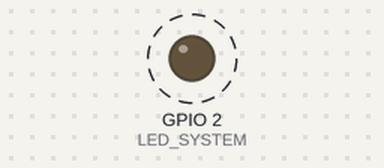
Bench run of a sketch on a simulated ESP32. On the bench: output pins drawn as LEDs (lit = HIGH). Dashed ring = blinking. I2S audio is not simulated (input reads silence); what the sketch prints to the serial monitor is not drawn.

Above: at 0.5 s.
Timing chart, 0 to 4.6 s (numbered marks = the images above):
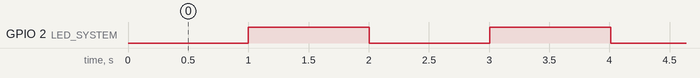

Measured:
- by itself, GPIO 2 (LED_SYSTEM): alternates HIGH for 1.0 s and LOW for 1.0 s

The sketch:

simple_tone_test.ino
```cpp
/*
 * Test Simple de Sonido - ESP32-A1S AudioKit 2.2
 * Genera un tono de 440 Hz por la salida LOUT (Left Output)
 *
 * Hardware: ESP32-A1S AudioKit 2.2
 * Salida: Jack de auriculares (solo canal izquierdo)
 * Frecuencia: 440 Hz (nota La4)
 *
 * Sin dependencias externas - solo I2S nativo del ESP32
 */

#include "driver/i2s.h"
#include <math.h>

// Pines I2S para ESP32-A1S AudioKit 2.2
#define I2S_BCLK      27    // Bit Clock
#define I2S_LRC       26    // Left/Right Clock
#define I2S_DOUT      25    // Data Output -> LOUT
#define LED_SYSTEM    2     // LED indicador de actividad

// Parámetros de audio
#define SAMPLE_RATE   16000 // Frecuencia de muestreo (Hz)
#define TONE_FREQ     440   // Frecuencia del tono (Hz)
#define WAVE_SAMPLES  64    // Número de muestras en la tabla de onda
#define AMPLITUDE     16000 // Amplitud del tono (50% del máximo)

// Buffer para la onda senoidal pre-calculada
int16_t sineWave[WAVE_SAMPLES];

// Variables para el loop principal
unsigned long lastLedToggle = 0;
bool ledState = false;

void setup() {
  Serial.begin(115200);
  Serial.println("\n=== Test Simple de Sonido ESP32-A1S AudioKit 2.2 ===");
  Serial.println("Generando tono de 440 Hz por salida LOUT...");

  // Configurar LED
  pinMode(LED_SYSTEM, OUTPUT);
  digitalWrite(LED_SYSTEM, LOW);

  // Pre-calcular tabla de onda senoidal
  generateSineWave();

  // Configurar I2S
  if (setupI2S()) {
    Serial.println("✓ I2S configurado correctamente");
    Serial.println("✓ Conecta auriculares al jack del AudioKit");
    Serial.println("✓ Deberías escuchar un tono de 440 Hz en el canal izquierdo");
  } else {
    Serial.println("✗ Error al configurar I2S");
  }
}

void loop() {
  // Generar y enviar tono continuamente
  playTone();

  // Parpadear LED cada segundo
  unsigned long currentTime = millis();
  if (currentTime - lastLedToggle >= 1000) {
    ledState = !ledState;
    digitalWrite(LED_SYSTEM, ledState);
    lastLedToggle = currentTime;
  }
}

void generateSineWave() {
  Serial.print("Generando tabla de onda senoidal (");
  Serial.print(WAVE_SAMPLES);
  Serial.println(" muestras)...");

  for (int i = 0; i < WAVE_SAMPLES; i++) {
    // Calcular onda senoidal para 440 Hz
    // Fórmula: sin(2π * frecuencia * i / frecuencia_muestreo)
    float angle = 2.0 * PI * TONE_FREQ * i / SAMPLE_RATE;
    sineWave[i] = (int16_t)(sin(angle) * AMPLITUDE);
  }

  Serial.println("✓ Tabla de onda generada");
}

bool setupI2S() {
  // Configuración I2S
  i2s_config_t i2s_config = {
    .mode = (i2s_mode_t)(I2S_MODE_MASTER | I2S_MODE_TX),
    .sample_rate = SAMPLE_RATE,
    .bits_per_sample = I2S_BITS_PER_SAMPLE_16BIT,
    .channel_format = I2S_CHANNEL_FMT_RIGHT_LEFT,
    .communication_format = I2S_COMM_FORMAT_I2S,
    .intr_alloc_flags = ESP_INTR_FLAG_LEVEL1,
    .dma_buf_count = 8,
    .dma_buf_len = 64,
    .use_apll = false,
    .tx_desc_auto_clear = true
  };

  // Configuración de pines I2S
  i2s_pin_config_t pin_config = {
    .bck_io_num = I2S_BCLK,           // Bit Clock
    .ws_io_num = I2S_LRC,             // Word Select (L/R Clock)
    .data_out_num = I2S_DOUT,         // Data Output
    .data_in_num = I2S_PIN_NO_CHANGE  // No entrada
  };

  // Instalar driver I2S
  esp_err_t result = i2s_driver_install(I2S_NUM_0, &i2s_config, 0, NULL);
  if (result != ESP_OK) {
    Serial.print("Error instalando driver I2S: ");
    Serial.println(result);
    return false;
  }

  // Configurar pines I2S
  result = i2s_set_pin(I2S_NUM_0, &pin_config);
  if (result != ESP_OK) {
    Serial.print("Error configurando pines I2S: ");
    Serial.println(result);
    return false;
  }

  return true;
}

void playTone() {
  size_t bytes_written;

  // Enviar todas las muestras de la tabla de onda
  for (int i = 0; i < WAVE_SAMPLES; i++) {
    // Crear buffer estéreo (2 canales)
    int16_t samples[2];
    samples[0] = sineWave[i];  // Canal izquierdo (LOUT)
    samples[1] = 0;            // Canal derecho (ROUT) - silencio

    // Enviar al I2S (4 bytes: 2 canales × 16 bits)
    esp_err_t result = i2s_write(I2S_NUM_0, samples, 4, &bytes_written, portMAX_DELAY);

    // Verificar errores (solo en la primera iteración para no saturar serial)
    if (i == 0 && result != ESP_OK) {
      Serial.print("Error escribiendo a I2S: ");
      Serial.println(result);
    }
  }
}

/*
 * INSTRUCCIONES DE USO:
 *
 * 1. Conecta el ESP32-A1S AudioKit 2.2 a tu computadora
 * 2. Abre este sketch en Arduino IDE
 * 3. Selecciona la placa "ESP32 Dev Module" o "ESP32-A1S AudioKit"
 * 4. Sube el código al ESP32
 * 5. Conecta auriculares al jack de 3.5mm del AudioKit
 * 6. Deberías escuchar un tono continuo de 440 Hz en el auricular izquierdo
 *
 * VERIFICACIÓN:
 * ✓ LED GPIO2 parpadea cada segundo
 * ✓ Monitor serial muestra mensajes de confirmación
 * ✓ Tono audible en canal izquierdo (LOUT)
 * ✓ Canal derecho en silencio
 *
 * SOLUCIÓN DE PROBLEMAS:
 * - No se escucha nada: Verificar conexión de auriculares
 * - Tono distorsionado: Reducir AMPLITUDE a 8000
 * - LED no parpadea: Problema con ESP32, no con audio
 */
```
